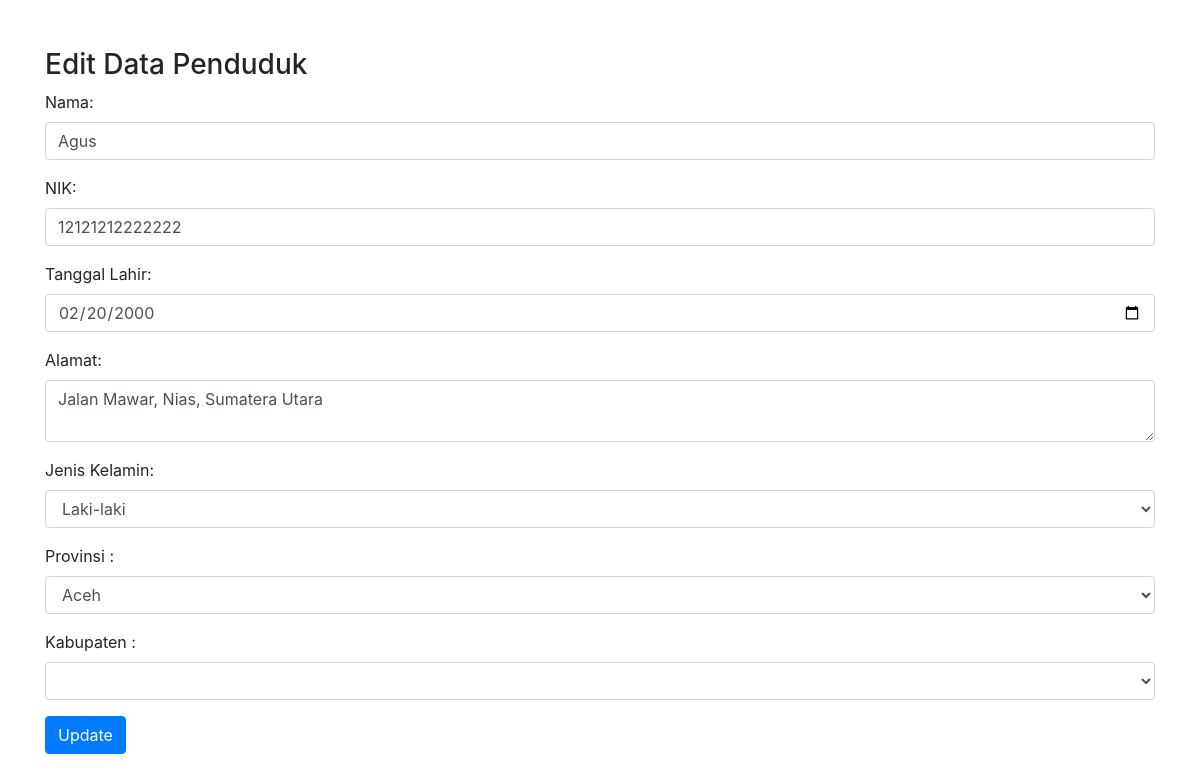
The page /action/edit.php?id=12129 on the database its author committed.
### tables this page shows
CREATE TABLE `penduduk` (
  `id_penduduk` int(11) NOT NULL,
  `nama` varchar(100) NOT NULL,
  `nik` varchar(18) NOT NULL,
  `jenis_kelamin` enum('Laki-laki','Perempuan') NOT NULL,
  `tanggal_lahir` date NOT NULL,
  `alamat` text NOT NULL,
  `id_kabupaten` int(11) DEFAULT NULL,
  `timestamp` timestamp NOT NULL DEFAULT current_timestamp(),
  `id_provinsi` int(11) DEFAULT NULL
);

### component/get_provinsi.php (the view, shortened to what this page needs)
<?php
include '../koneksi/connection.php';
$sql = "SELECT * FROM provinsi";
$result = $conn->query($sql);
if ($result->num_rows > 0) {
    while ($row = $result->fetch_assoc()) {
        echo "<option value='" . $row['id_provinsi'] . "'>" . $row['nama_provinsi'] . "</option>";
    }
} else {
    echo "<option value=''>Tidak ada provinsi</option>";
}

### action/edit.php (shortened to what this page needs)
<?php
if (isset($_GET['id'])) {
    include '../koneksi/connection.php';
    $id_penduduk = $_GET['id'];
    $sql = "SELECT * FROM penduduk WHERE id_penduduk = '$id_penduduk'";
    $result = $conn->query($sql);
    if ($result->num_rows > 0) {
        $row = $result->fetch_assoc();
        $nama = $row['nama'];
        $nik = $row['nik'];
        $tanggal_lahir = $row['tanggal_lahir'];
        $alamat = $row['alamat'];
        $jenis_kelamin = $row['jenis_kelamin'];
    } else {
        echo "Data tidak ditemukan.";
    }
} else {
    echo "ID Penduduk tidak ditemukan.";
}
?>
<!DOCTYPE html>
<html lang="en">
<head>
    <link rel="stylesheet" href="https://stackpath.bootstrapcdn.com/bootstrap/4.5.2/css/bootstrap.min.css">
</head>
<body>
    <div class="container mt-5">
        <h3>Edit Data Penduduk</h3>
        <form action="update.php" method="POST">
            <div class="form-group">
                <label for="nama">Nama:</label>
                <input type="text" class="form-control" id="nama" name="nama" value="<?php echo $nama; ?>">
            </div>
            <div class="form-group">
                <label for="nik">NIK:</label>
                <input type="text" class="form-control" id="nik" name="nik" value="<?php echo $nik; ?>">
            </div>
            <div class="form-group">
                <label for="tanggal_lahir">Tanggal Lahir:</label>
                <input type="date" class="form-control" id="tanggal_lahir" name="tanggal_lahir" value="<?php echo $tanggal_lahir; ?>">
            </div>
            <div class="form-group">
                <label for="alamat">Alamat:</label>
                <textarea class="form-control" id="alamat" name="alamat"><?php echo $alamat; ?></textarea>
            </div>
            <div class="form-group">
                <label for="jenis_kelamin">Jenis Kelamin:</label>
                <select class="form-control" id="jenis_kelamin" name="jenis_kelamin">
                    <option value="Laki-laki" <?php if ($jenis_kelamin == 'Laki-laki') echo 'selected'; ?>>Laki-laki</option>
                </select>
            </div>
            <div class="form-group">
                <label for="provinsi">Provinsi : </label>
                <select class="form-control" id="provinsi" name="provinsi" required>
                    <?php include '../component/get_provinsi.php'; ?>
                </select>
            </div>
            <div class="form-group">
                <label for="kabupaten">Kabupaten : </label>
                <select class="form-control" id="kabupaten" name="kabupaten" required>
                </select>
            </div>
            <button type="submit" class="btn btn-primary">Update</button>
        </form>
    </div>
</body>
</html>

### rows shown on the page
penduduk: nama "Agus", nik "12121212222222", tanggal_lahir "02/20/2000", alamat "Jalan Mawar, Nias, Sumatera Utara", jenis_kelamin "Laki-laki"

### other values the page prints
form field provinsi "Aceh"
